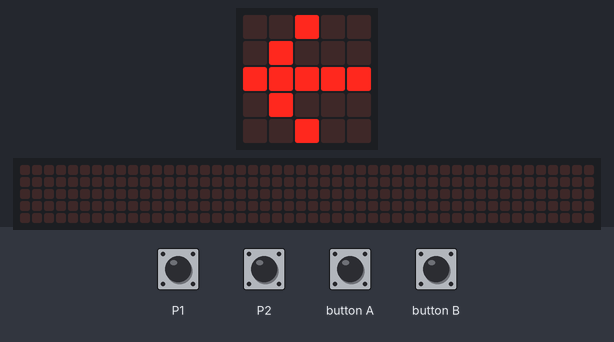
Recording of a program running on a simulated BBC micro:bit (MakeCode). Shown: the board's 5×5 LED display, a strip that is not on the board, showing the scrolling text unrolled. The inputs (shaded band) are chosen by the test bench. Random numbers come from a fixed seed; the 48×5 strip is a reading aid, not a part: it shows the text the display is scrolling, unrolled, one strip-width of it at a time.

Above: at 1.6 s.
1.7 s: button B pressed for 0.15 s
At 1.92 s:
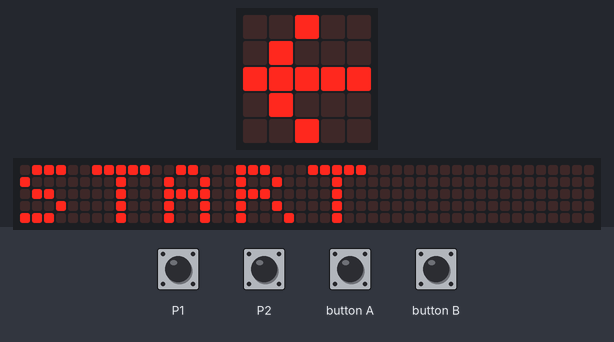
At 2.37 s:
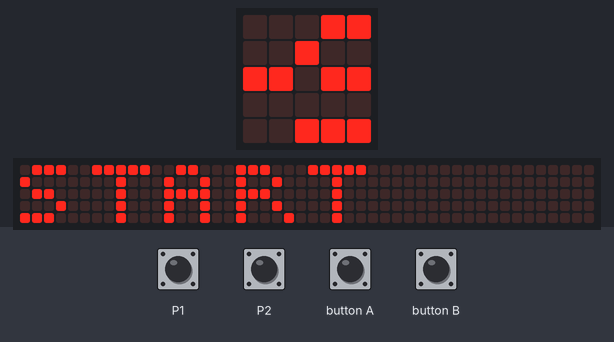
2.4 s: button A pressed for 0.15 s
3.1 s: button A pressed for 0.15 s
At 8.6 s:
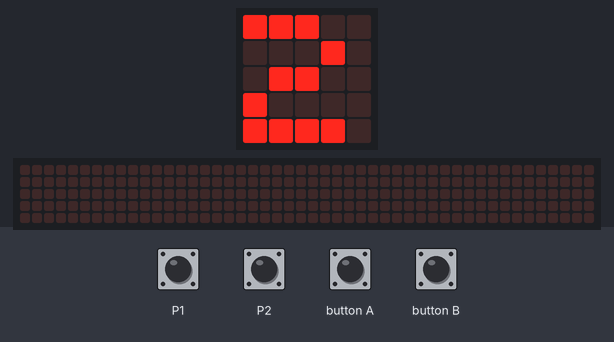
Timing chart, 0 to 10.1 s (numbered marks = the images above; inputs shaded):
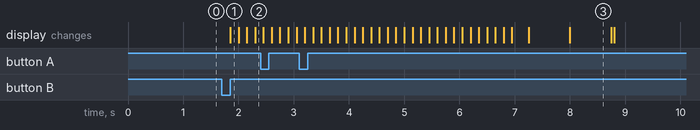

Measured:
- after the input at 1.7 s, the display: changes after 0.15 s (image 1)
- what the display in image 3 shows lasts 0.8 s, from 8.0 s to 8.8 s

The program:

main.ts
```typescript
input.onButtonPressed(Button.A, function () {
    pocet_kol += 1
    basic.showNumber(pocet_kol)
    basic.clearScreen()
})
input.onButtonPressed(Button.B, function () {
    basic.showString("START")
    for (let index = 0; index < pocet_kol; index++) {
        start = false
        basic.pause(randint(1000, 5000))
        start = true
        basic.showLeds(`
            . . . . .
            . # # # .
            . # # # .
            . # # # .
            . . . . .
            `)
        while (start) {
            if (input.pinIsPressed(TouchPin.P1)) {
                basic.showString("P1")
                start = false
                P1 += 1
            } else {
                if (input.pinIsPressed(TouchPin.P2)) {
                    basic.showString("P2")
                    start = false
                    P2 += 1
                }
            }
        }
        basic.pause(3000)
        basic.clearScreen()
    }
    basic.showString("END")
    if (P1 > P2) {
        basic.showString("P1 WINS!")
    }
    if (P1 < P2) {
        basic.showString("P2 WINS!")
    }
    if (P1 == P2) {
        basic.showString("TIE!")
    }
    pocet_kol = 0
    basic.showLeds(`
        . . # . .
        . # . . .
        # # # # #
        . # . . .
        . . # . .
        `)
})
let start = false
let pocet_kol = 0
let P2 = 0
let P1 = 0
P1 = 0
P2 = 0
pocet_kol = 0
basic.showLeds(`
    . . # . .
    . # . . .
    # # # # #
    . # . . .
    . . # . .
    `)
```

test.ts
```typescript
// Tady jsou testy. Při použití tohoto balíčku jako rozšíření nebude zkompilováno.
```
